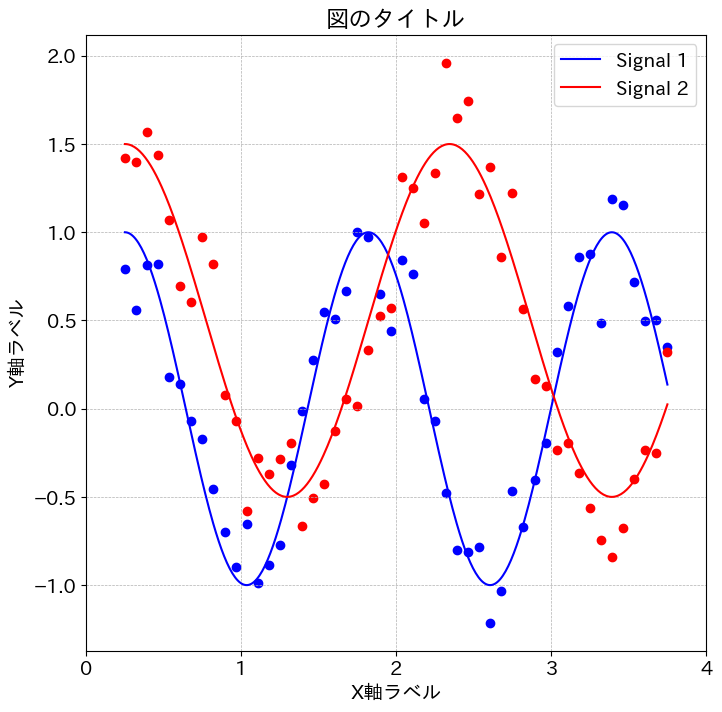

Reproduce this figure in Python.
import matplotlib.pyplot as plt
import numpy as np
import japanize_matplotlib

plt.rcParams['font.size'] = 14

# データの生成
x = np.linspace(0.25, 3.75, 400)
y1 = np.cos(4 * (x - 0.25))
y2 = np.cos(3 * (x - 0.25)) + 0.5

# 図の生成
fig, ax = plt.subplots(figsize=(8,8))

# ラインプロットの描画
ax.plot(x, y1, label='Signal 1', color='blue')
ax.plot(x, y2, label="Signal 2", color='red')

# 散布図の描画
scatter_x = np.linspace(0.25, 3.75, 50)
scatter_y1 = np.cos(4 * (scatter_x - 0.25)) + np.random.normal(0, 0.2, size=scatter_x.shape)
scatter_y2 = np.cos(3 * (scatter_x - 0.25)) + 0.5 + np.random.normal(0, 0.2, size=scatter_x.shape)
ax.scatter(scatter_x, scatter_y1, color='blue')
ax.scatter(scatter_x, scatter_y2, color='red')


# グリッドの表示
ax.grid(True, which='both', linestyle='--', linewidth=0.5)

# 軸のラベル
ax.set_xlabel("X軸ラベル")
ax.set_ylabel("Y軸ラベル")
ax.set_title("図のタイトル")

ax.set_xticks([0, 1, 2, 3, 4])

# 凡例の表示
ax.legend()

# 図の表示
plt.savefig('9_1_6_name_of_components.png', bbox_inches='tight')
plt.show()

ax.plot(x, y1, label='Signal 1', color='blue')
ax.bar(x, y2, label="Signal 2", color='red')
ax.scatter(scatter_x, scatter_y1, color='blue')
ax.viori

